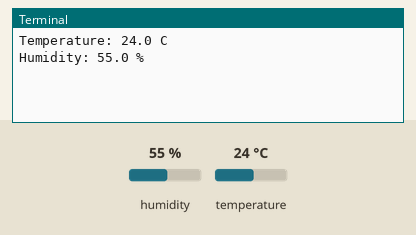
This program was run on a simulated Raspberry Pi (BCM pin numbers). Parts: the last lines printed to the terminal. Inputs (shaded band) come from the test bench; at power-on: humidity 55 %, temperature 24 °C.

Above: at 1.2 s.
1.3 s: humidity set to 22 %
At 3.5 s:
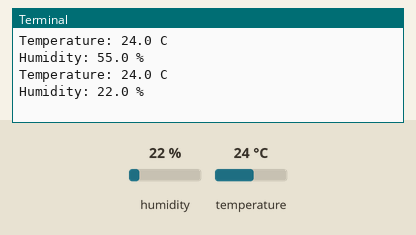
4.3 s: temperature set to 12 °C
At 5.9 s:
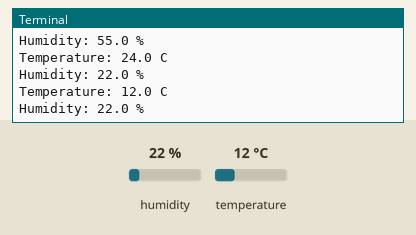
7.3 s: humidity set to 40 %
At 10.7 s:
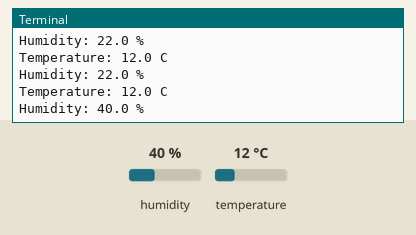
Timing chart, 0 to 12.2 s (numbered marks = the images above; inputs shaded):
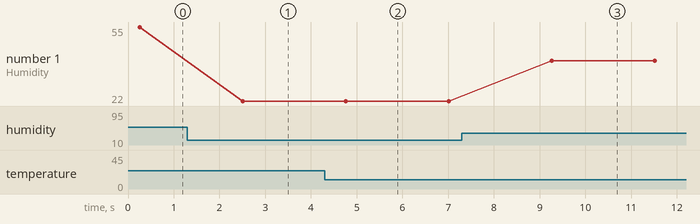

The program:

04_dht_temperature_humidity.py
```python
#!/usr/bin/env python3
"""Read DHT11/DHT22 on BCM GPIO4 (install Adafruit CircuitPython DHT + Blinka)."""
import time
import board
import adafruit_dht

# Change DHT11 to DHT22 when using a DHT22 sensor.
dht = adafruit_dht.DHT11(board.D4)
try:
    while True:
        try:
            print(f"Temperature: {dht.temperature:.1f} C")
            print(f"Humidity: {dht.humidity:.1f} %")
        except RuntimeError as error:
            # Occasional checksum/timing failures are normal for DHT sensors.
            print(f"DHT read failed: {error}")
        time.sleep(2)
finally:
    dht.exit()
```

Measured:
- after the input at 1.3 s, the terminal: prints a new line after 1.2 s (image 1)
- after the input at 4.3 s, the terminal: prints a new line after 0.46 s (image 2)
- after the input at 7.3 s, the terminal: prints a new line after 2.0 s (image 3)
- plotted number 1: 55 → 22 after the input at 1.3 s, 22 → 40 after the input at 7.3 s
